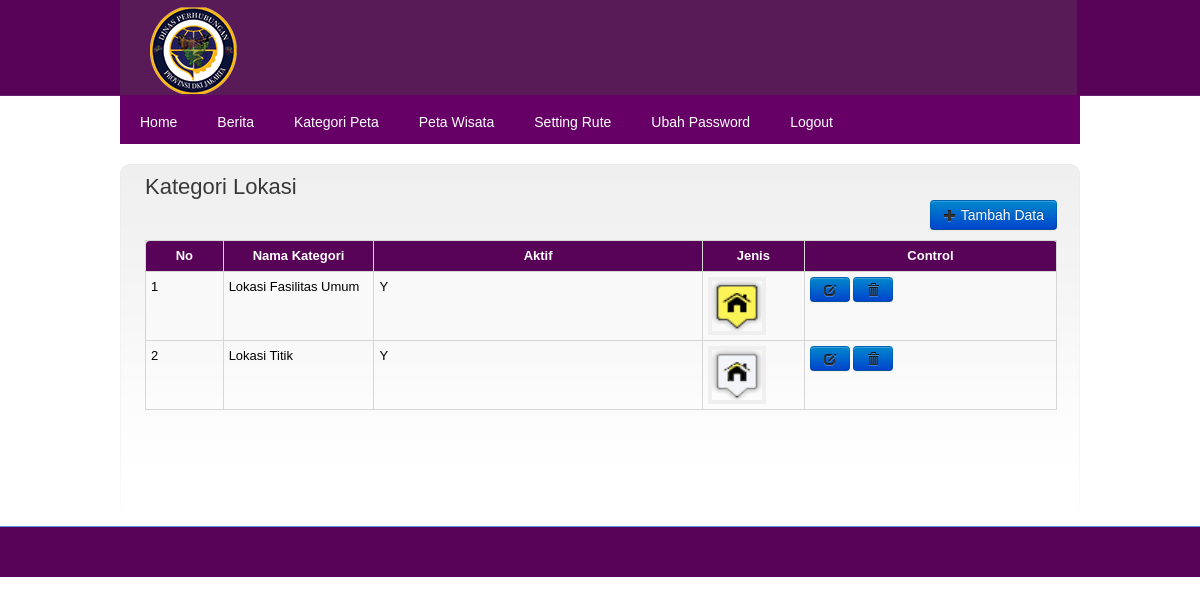
The app's page /?hal=data_kategori (signed in) with its own data.
### tables this page shows
CREATE TABLE IF NOT EXISTS `kategori` (
  `id_kategori` int(5) NOT NULL AUTO_INCREMENT,
  `nama_kategori` varchar(50) NOT NULL,
  `jenis` varchar(100) NOT NULL DEFAULT '',
  `aktif` enum('Y','N') NOT NULL DEFAULT 'Y',
  PRIMARY KEY (`id_kategori`)
);

### includes/p_kategori.php (the view, shortened to what this page needs)
<?php
$link_update='?hal=update_kategori';
$daftar='';$no=0;
$q="select * from kategori order by id_kategori";
$q=mysqli_query($con,$q);
if(mysqli_num_rows($q) > 0){
	while($h=mysqli_fetch_array($q)){
		$no++;
		$id=$h['id_kategori'];
		$daftar.='
		  <tr>
			<td valign="top">'.$no.'</td>
			<td valign="top">'.$h['nama_kategori'].'</td>
			<td valign="top">'.$h['aktif'].'</td>
			<td valign="top" align="center">'."<img src='icon/$h[jenis]' width=50px height=50px >". '</td>
			<td align="center" valign="top"><a href="'.$link_update.'&amp;id='.$id.'&amp;action=edit" class="btn"><i class="icon-edit"></i></a> <a href="#" onclick="DeleteConfirm(\''.$link_update.'&amp;id='.$id.'&amp;action=delete\');return(false);" class="btn"><i class="icon-trash"></i></a></td>
		  </tr>
		';
	}
}
?>
<h3 class="p2">Kategori Lokasi</h3>
<a href="<?php echo $link_update;?>" class="btn blue" style="float:right"><i class="icon-plus"></i> Tambah Data</a><br /><br />
<table width="1017" class="table table-striped table-hover table-bordered">
<thead>
		<tr>
			<th width="77">No</th>
		  <th width="158">Nama Kategori</th>
			<th width="378">Aktif</th>
          <th width="98">Jenis</th>
			<th width="282" align="right">Control</th>
    </tr>
	</thead>
	<tbody>
		<?php echo $daftar;?>
	</tbody>
</table>

### css/style.css (style rules this page uses)
body { font-family: Arial, Helvetica, sans-serif; font-size: 13px; background: #ffffff top repeat-x url('../images/bg.jpg'); color: #000000; margin: 0; padding: 0; }
h3 { color: #383838; font-size: 22px; }
i, em { font-style: italic; }
#content img { border: 4px #EFEFEF solid; }
#content table { width: 100%; border-collapse: collapse; margin-top: 10px; }
#content table tr th { background-color: #590358; color: #FFF; padding: 5px; text-align: center; border: 1px #d6d6d6 solid; }
#content table tr td { padding: 5px; text-align: left; border: 1px #d6d6d6 solid; }

### css/template_style.css (style rules this page uses)
a { color:#5198E6; text-decoration:none; }

### records on screen
kategori: nama_kategori "Lokasi Fasilitas Umum", aktif "Y", jenis (picture)
kategori: nama_kategori "Lokasi Titik", aktif "Y", jenis (picture)
